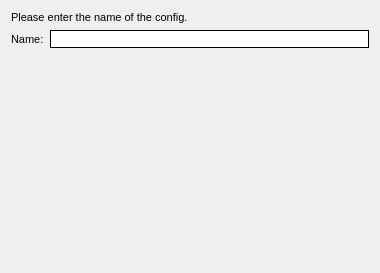
<?xml version="1.0" encoding="UTF-8"?>
<ui version="4.0">
 <class>GeneralPage</class>
 <widget class="QWizardPage" name="GeneralPage">
  <property name="geometry">
   <rect>
    <x>0</x>
    <y>0</y>
    <width>380</width>
    <height>273</height>
   </rect>
  </property>
  <property name="windowTitle">
   <string>WizardPage</string>
  </property>
  <property name="styleSheet">
   <string notr="true">font-size: 8pt;</string>
  </property>
  <property name="title">
   <string>General Settings</string>
  </property>
  <property name="subTitle">
   <string>Specify the name of the config file which should create.</string>
  </property>
  <layout class="QGridLayout" name="gridLayout">
   <item row="0" column="0">
    <layout class="QVBoxLayout" name="verticalLayout">
     <item>
      <widget class="QLabel" name="lblConfigName">
       <property name="text">
        <string>Please enter the name of the config.</string>
       </property>
      </widget>
     </item>
     <item>
      <layout class="QHBoxLayout" name="horizontalLayout">
       <item>
        <widget class="QLabel" name="label">
         <property name="text">
          <string>Name:</string>
         </property>
        </widget>
       </item>
       <item>
        <widget class="QLineEdit" name="txtConfigName">
         <property name="styleSheet">
          <string notr="true">:enabled {border: 1px solid black; background-color: rgb(255, 255, 255);}
:disabled {border: 1px solid black; background-color: rgb(195, 195, 195);}
:hover {border: 1px solid red; }</string>
         </property>
        </widget>
       </item>
      </layout>
     </item>
     <item>
      <spacer name="verticalSpacer">
       <property name="orientation">
        <enum>Qt::Vertical</enum>
       </property>
       <property name="sizeHint" stdset="0">
        <size>
         <width>20</width>
         <height>40</height>
        </size>
       </property>
      </spacer>
     </item>
    </layout>
   </item>
  </layout>
 </widget>
 <resources/>
 <connections/>
</ui>
